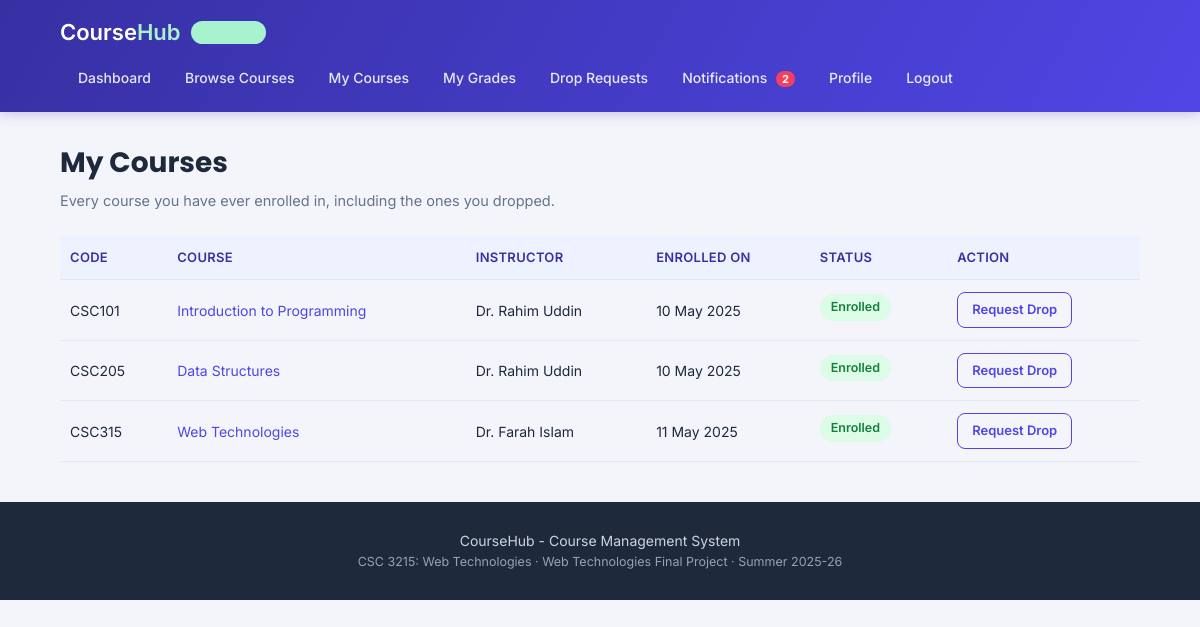
/my-courses.php (signed in), run on the app's committed database.
### tables this page shows
CREATE TABLE enrollments (
    enrollment_id  INT AUTO_INCREMENT PRIMARY KEY,
    student_id     INT NOT NULL,
    course_id      INT NOT NULL,
    enroll_status  VARCHAR(20) DEFAULT 'enrolled',
    enrolled_at    DATE,
    UNIQUE (student_id, course_id),
    FOREIGN KEY (student_id) REFERENCES users(user_id)   ON DELETE CASCADE,
    FOREIGN KEY (course_id)  REFERENCES courses(course_id) ON DELETE CASCADE
);

CREATE TABLE courses (
    course_id     INT AUTO_INCREMENT PRIMARY KEY,
    course_code   VARCHAR(20)  NOT NULL UNIQUE,
    title         VARCHAR(150) NOT NULL,
    description   TEXT,
    credit_hour   DECIMAL(2,1) NOT NULL DEFAULT 3.0,
    teacher_id    INT DEFAULT NULL,
    capacity      INT NOT NULL DEFAULT 40,
    course_status VARCHAR(20) DEFAULT 'active',
    created_at    DATE,
    FOREIGN KEY (teacher_id) REFERENCES users(user_id) ON DELETE SET NULL
);

CREATE TABLE users (
    user_id     INT AUTO_INCREMENT PRIMARY KEY,
    name        VARCHAR(100) NOT NULL,
    email       VARCHAR(100) NOT NULL UNIQUE,
    password    VARCHAR(255) NOT NULL,
    role        ENUM('admin','teacher','student') NOT NULL DEFAULT 'student',
    phone       VARCHAR(20),
    department  VARCHAR(100),
    bio         TEXT,
    status      VARCHAR(20)  DEFAULT 'active',
    joined      DATE
);

### check_login.php (called while the page is built, shortened)
<?php
$me = getUser($conn, $_SESSION["user_id"]);
?>

### my-courses.php (the view, shortened to what this page needs)
<?php
require_once "config.php";
require_once "functions.php";
require_once "check_login.php";
if ($me["role"] == "student") {
    $stmt = $conn->prepare("SELECT c.*, u.name AS teacher_name, e.enroll_status, e.enrolled_at
                            FROM enrollments e
                            JOIN courses c ON e.course_id = c.course_id
                            LEFT JOIN users u ON c.teacher_id = u.user_id
                            WHERE e.student_id = ?
                            ORDER BY e.enroll_status ASC, c.course_code ASC");
    $stmt->bind_param("i", $me["user_id"]);
    $stmt->execute();
    $result = $stmt->get_result();
    include "header.php";
    ?>
    <div class="page">
        <h1>My Courses</h1>
        <p class="page-info">Every course you have ever enrolled in, including the ones you dropped.</p>
        <?php if ($result->num_rows == 0) { ?>
            <div class="empty">You have not enrolled in any course yet.
                <br><a href="courses.php">Browse available courses</a></div>
        <?php } else { ?>
            <table>
                <tr><th>Code</th><th>Course</th><th>Instructor</th><th>Enrolled On</th><th>Status</th><th>Action</th></tr>
                <?php while ($c = $result->fetch_assoc()) { ?>
                    <tr>
                        <td><?php echo htmlspecialchars($c["course_code"]); ?></td>
                        <td><a href="course-details.php?id=<?php echo $c["course_id"]; ?>"><?php echo htmlspecialchars($c["title"]); ?></a></td>
                        <td><?php echo htmlspecialchars($c["teacher_name"] ?? "Not assigned"); ?></td>
                        <td><?php echo showDate($c["enrolled_at"]); ?></td>
                        <td><?php echo showStatus($c["enroll_status"]); ?></td>
                        <td>
                            <?php if ($c["enroll_status"] == "enrolled") { ?>
                                <a href="drop-request.php?course_id=<?php echo $c["course_id"]; ?>" class="btn btn-small btn-outline">Request Drop</a>
                            <?php } else { ?>
                                <a href="courses.php?action=enroll&id=<?php echo $c["course_id"]; ?>" class="btn btn-small btn-green">Re-enroll</a>
                            <?php } ?>
                        </td>
                    </tr>
                <?php } ?>
            </table>
        <?php } ?>
    </div>
    <?php
    include "footer.php";
    exit();
}
include "header.php";
?>
<?php
include "footer.php";
?>

### functions.php (shortened to what this page needs)
<?php
function getUser($conn, $user_id) {
    $stmt = $conn->prepare("SELECT * FROM users WHERE user_id = ?");
    $stmt->bind_param("i", $user_id);
    $stmt->execute();
    $result = $stmt->get_result();
    $user = $result->fetch_assoc();
    return $user;
}
function showStatus($status) {
    $green  = array("active", "enrolled", "approved", "done", "completed");
    if (in_array($status, $green)) {
        return "<span class='tag tag-green'>" . ucfirst($status) . "</span>";
    }
    return "<span class='tag tag-red'>" . ucfirst($status) . "</span>";
}
function showRole($role) {
    return "<span class='badge badge-student'>Student</span>";
}
function countUnread($conn, $user_id) {
    $stmt = $conn->prepare("SELECT COUNT(*) AS total FROM notifications
                            WHERE user_id = ? AND is_read = 0");
    $stmt->bind_param("i", $user_id);
    $stmt->execute();
    $result = $stmt->get_result();
    $row = $result->fetch_assoc();
    return $row["total"];
}
function showDate($date) {
    return date("d M Y", strtotime($date));
}
?>

### style.css (style rules this page uses)
:root { --primary: #4f46e5; --primary-dark: #3730a3; --primary-light:#eef2ff; --accent: #14b8a6; --accent-dark: #0f766e; --ink: #1e293b; --ink-light: #64748b; --bg: #f4f5fb; --white: #ffffff; --border: #e2e8f0; --green: #16a34a; --green-bg: #dcfce7; --orange: #d97706; --orange-bg: #fef3c7; --red: #dc2626; --red-bg: #fee2e2; --radius: 12px; --shadow: 0 4px 18px rgba(30, 41, 59, 0.07); --shadow-hover: 0 8px 26px rgba(30, 41, 59, 0.12); }
* { margin:0; padding:0; box-sizing:border-box; font-family:'Inter', Arial, Helvetica, sans-serif; }
h1, h2, h3, .logo { font-family:'Poppins', Arial, Helvetica, sans-serif; }
body { background:var(--bg); color:var(--ink); line-height:1.5; }
a { text-decoration:none; color:var(--primary); }
.logo span { color:#a7f3d0; }
.badge { font-size:11px; font-weight:600; padding:3px 10px; border-radius:20px; text-transform:uppercase; letter-spacing:0.4px; }
.badge-student { background:#a7f3d0; color:#065f46; }
.page { width:1080px; max-width:94%; margin:30px auto; }
h1 { color:var(--ink); margin-bottom:6px; font-weight:700; font-size:28px; }
.page-info { color:var(--ink-light); font-size:14.5px; margin-bottom:24px; }
button, .btn { padding:11px 20px; border:none; border-radius:8px; background:var(--primary); color:white; font-size:14.5px; font-weight:600; cursor:pointer; transition:background 0.15s ease, transform 0.05s ease; display:inline-block; }
.btn-small { padding:7px 14px; font-size:13px; }
.btn-outline { background:transparent; color:var(--primary); border:1.5px solid var(--primary); }
table { width:100%; border-collapse:collapse; margin-top:12px; font-size:14px; }
th, td { border-bottom:1px solid var(--border); padding:12px 10px; text-align:left; }
th { background:var(--primary-light); color:var(--primary-dark); font-weight:600; font-size:13px; text-transform:uppercase; letter-spacing:0.3px; }
.tag { display:inline-block; background:#eef1f7; color:var(--ink); padding:4px 11px; border-radius:20px; font-size:12.5px; font-weight:600; margin-right:5px; margin-bottom:5px; }
.tag-green { background:var(--green-bg); color:#15803d; }

### data on the page
enrollments: course.course_code "CSC101", course.title "Introduction to Programming", users.name "Dr. Rahim Uddin", enrolled_at "10 May 2025", enroll_status "Enrolled"
enrollments: course.course_code "CSC205", course.title "Data Structures", users.name "Dr. Rahim Uddin", enrolled_at "10 May 2025", enroll_status "Enrolled"
enrollments: course.course_code "CSC315", course.title "Web Technologies", users.name "Dr. Farah Islam", enrolled_at "11 May 2025", enroll_status "Enrolled"

### other printed values
$unread "2"
